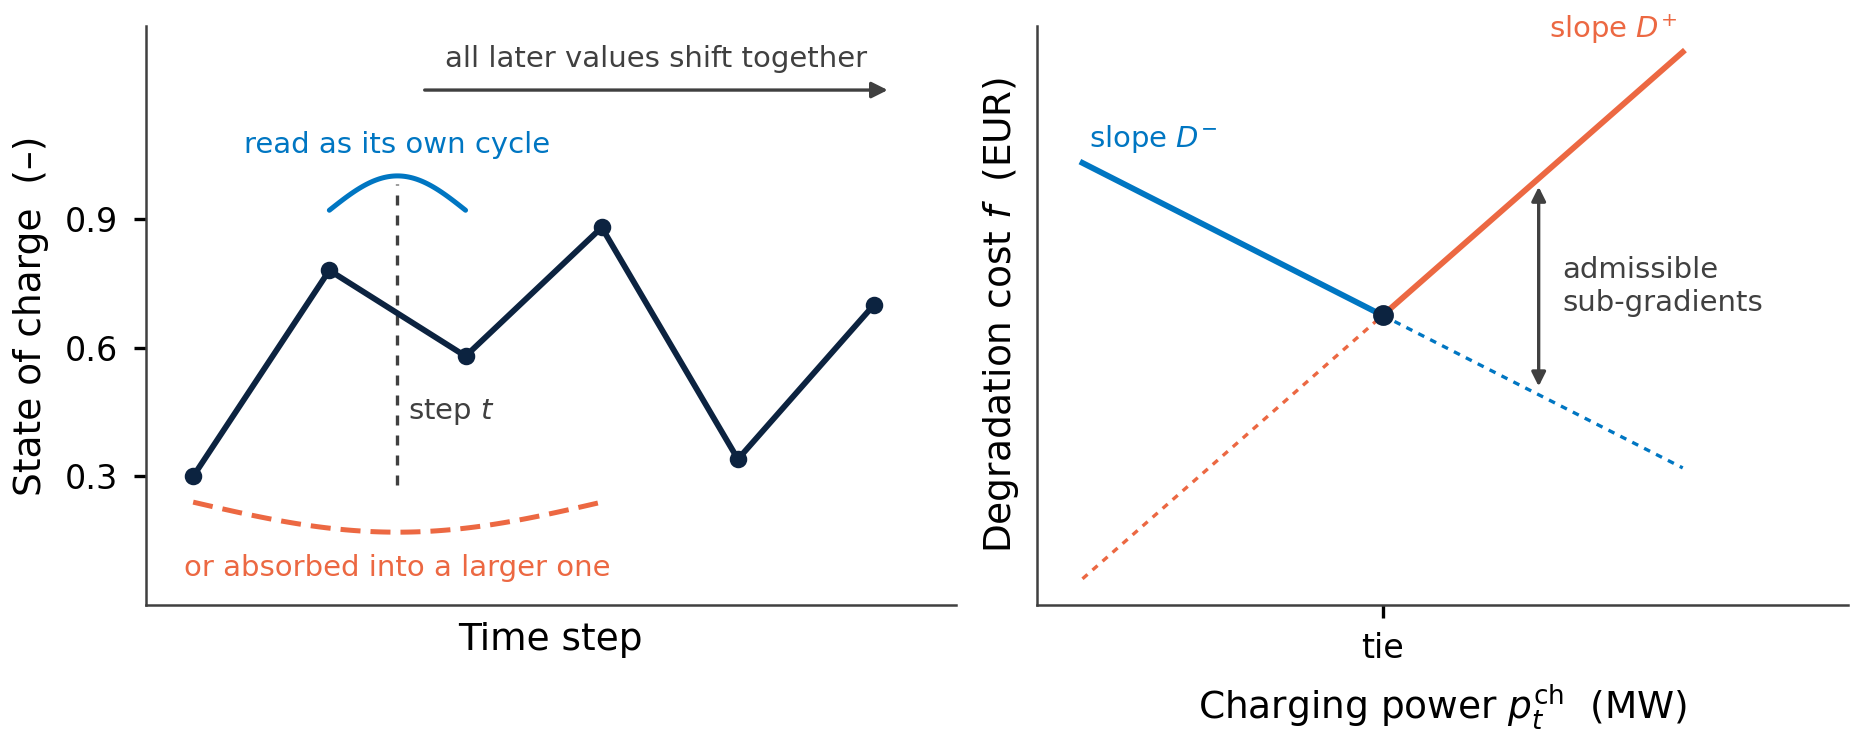

Generate this figure with Python:
"""
fig_subgrad_repairing.py

Schematic for Appendix C, Test 2: how a rainflow re-pairing produces a corner in the degradation cost.

The figure carries no data from a run. It is a drawn explanation of the mechanism, and the caption says so. Two panels:

  left   a short state-of-charge trace with one ambiguous excursion. The perturbed time step t is marked. Everything to the right of t lifts
         together, so only the swing crossing t changes size. The counter can read the excursion as a cycle in its own right or as part of a larger
         one, and the two readings are drawn as arcs.

  right  the resulting degradation cost as a function of the charging power at that one time step. The two readings meet at the tie, so the cost is
         continuous, but they arrive with different slopes. The two one-sided difference quotients of Equation eq:app_sg_quotients are the slopes of
         the two branches, and the sub-differential is the closed interval between them.

Reproducible in VS Code on Windows. Depends only on numpy, matplotlib and the shared style module. Output format is set by OUTPUT below; files are written
beside this script.
"""

from __future__ import annotations

from pathlib import Path

import numpy as np
import matplotlib.pyplot as plt
from matplotlib.patches import FancyArrowPatch

from degradation.style import apply_thesis_style, figsize, FS_ANNOT

# -- Output ------------------------------------------------------------------ #
OUTPUT = "png"                    # "png", "pdf" or "both"
STEM = "fig_subgrad_repairing"     # output filename without extension

OUT_DIR = Path(__file__).resolve().parent
DPI = 300

# Schematic trace. Turning points only; the counter sees nothing else.
# Chosen so that the excursion marked below sits close to a tied comparison.
TURNS_X = np.array([0.0, 1.0, 2.0, 3.0, 4.0, 5.0])
TURNS_Y = np.array([0.30, 0.78, 0.58, 0.88, 0.34, 0.70])
T_MARK = 1.5           # the perturbed time step, between two turning points

# Right panel: the two branches of the cost, meeting at the tie.
SLOPE_LO = -0.55        # slope the counter gives on the low side of the tie
SLOPE_HI = 0.95         # slope on the high side
COST_AT_TIE = 0.42


def arc(ax, x0, x1, y, height, color, ls="-"):
    """Draw a shallow arc linking the two turning points of one cycle."""
    xs = np.linspace(x0, x1, 100)
    ys = y + height * np.sin(np.pi * (xs - x0) / (x1 - x0))
    ax.plot(xs, ys, color=color, lw=1.2, ls=ls, solid_capstyle="round")


def panel_trace(ax, pal):
    ax.plot(TURNS_X, TURNS_Y, color=pal["primary"], lw=1.4,
            marker="o", ms=3.2, solid_joinstyle="round", zorder=3)

    # the perturbed step, and the direction everything after it moves
    ax.plot([T_MARK, T_MARK], [0.28, 0.98], color=pal["neutral"],
            lw=0.8, ls=(0, (3, 3)), zorder=2)
    ax.text(T_MARK + 0.08, 0.45, r"step $t$", fontsize=FS_ANNOT,
            color=pal["neutral"], ha="left", va="center")
    ax.annotate("", xy=(5.1, 1.20), xytext=(1.7, 1.20),
                arrowprops=dict(arrowstyle="-|>", color=pal["neutral"],
                                lw=0.8, shrinkA=0, shrinkB=0))
    ax.text(3.4, 1.24, "all later values shift together", fontsize=FS_ANNOT,
            color=pal["neutral"], ha="center", va="bottom")

    # The two readings are stacked so that they read top to bottom in the order
    # the caption states them: the excursion counted on its own, or absorbed.
    arc(ax, 1.0, 2.0, 0.92, 0.08, pal["fill_a"])
    ax.text(1.5, 1.04, "read as its own cycle", fontsize=FS_ANNOT,
            color=pal["fill_a"], ha="center", va="bottom")

    arc(ax, 0.0, 3.0, 0.24, -0.07, pal["fill_b"], ls=(0, (4, 2)))
    ax.text(1.5, 0.12, "or absorbed into a larger one", fontsize=FS_ANNOT,
            color=pal["fill_b"], ha="center", va="top")

    ax.set_xlim(-0.35, 5.6)
    ax.set_ylim(0.0, 1.35)
    ax.set_xticks([])
    ax.set_yticks([0.3, 0.6, 0.9])
    ax.set_xlabel("Time step")
    ax.set_ylabel("State of charge  (\u2013)")
    for s_ in ("top", "right"):
        ax.spines[s_].set_visible(False)


def panel_cost(ax, pal):
    lo = np.linspace(-1.0, 0.0, 60)
    hi = np.linspace(0.0, 1.0, 60)
    ax.plot(lo, COST_AT_TIE + SLOPE_LO * lo, color=pal["fill_a"], lw=1.4)
    ax.plot(hi, COST_AT_TIE + SLOPE_HI * hi, color=pal["fill_b"], lw=1.4)
    ax.plot([0.0], [COST_AT_TIE], "o", ms=4, color=pal["primary"], zorder=4)

    # the two one-sided slopes, extended past the corner as thin guides
    ax.plot(hi, COST_AT_TIE + SLOPE_LO * hi, color=pal["fill_a"],
            lw=0.8, ls=(0, (2, 2)))
    ax.plot(lo, COST_AT_TIE + SLOPE_HI * lo, color=pal["fill_b"],
            lw=0.8, ls=(0, (2, 2)))

    ax.text(-0.98, COST_AT_TIE - SLOPE_LO * 0.98 + 0.04, r"slope $D^{-}$",
            fontsize=FS_ANNOT, color=pal["fill_a"], ha="left", va="bottom")
    ax.text(0.98, COST_AT_TIE + SLOPE_HI * 0.98 + 0.04, r"slope $D^{+}$",
            fontsize=FS_ANNOT, color=pal["fill_b"], ha="right", va="bottom")

    # the sub-differential, as the span of admissible slopes at the corner
    ax.add_patch(FancyArrowPatch((0.52, COST_AT_TIE + SLOPE_LO * 0.52),
                                 (0.52, COST_AT_TIE + SLOPE_HI * 0.52),
                                 arrowstyle="<|-|>", mutation_scale=7,
                                 lw=0.8, color=pal["neutral"], zorder=5))
    ax.text(0.60, COST_AT_TIE + 0.5 * (SLOPE_LO + SLOPE_HI) * 0.52,
            "admissible\nsub-gradients", fontsize=FS_ANNOT,
            color=pal["neutral"], ha="left", va="center")

    ax.set_xlim(-1.15, 1.55)
    ax.set_xticks([0.0])
    ax.set_xticklabels(["tie"])
    ax.set_yticks([])
    ax.set_xlabel("Charging power $p_t^{\\mathrm{ch}}$  (MW)")
    ax.set_ylabel("Degradation cost $f$  (EUR)")
    for s in ("top", "right"):
        ax.spines[s].set_visible(False)


def main() -> None:
    if OUTPUT not in ("png", "pdf", "both"):
        raise ValueError(f'OUTPUT must be "png", "pdf" or "both", not {OUTPUT!r}')

    pal = apply_thesis_style(palette="brand", usetex=False)
    fig, axes = plt.subplots(1, 2, figsize=figsize(1.0, aspect=0.40))
    panel_trace(axes[0], pal)
    panel_cost(axes[1], pal)

    if OUTPUT in ("pdf", "both"):
        path = OUT_DIR / f"{STEM}.pdf"
        fig.savefig(path)
        print(f"saved to {path}")
    if OUTPUT in ("png", "both"):
        path = OUT_DIR / f"{STEM}.png"
        fig.savefig(path, dpi=DPI)
        print(f"saved to {path}")
    plt.close(fig)


if __name__ == "__main__":
    main()
